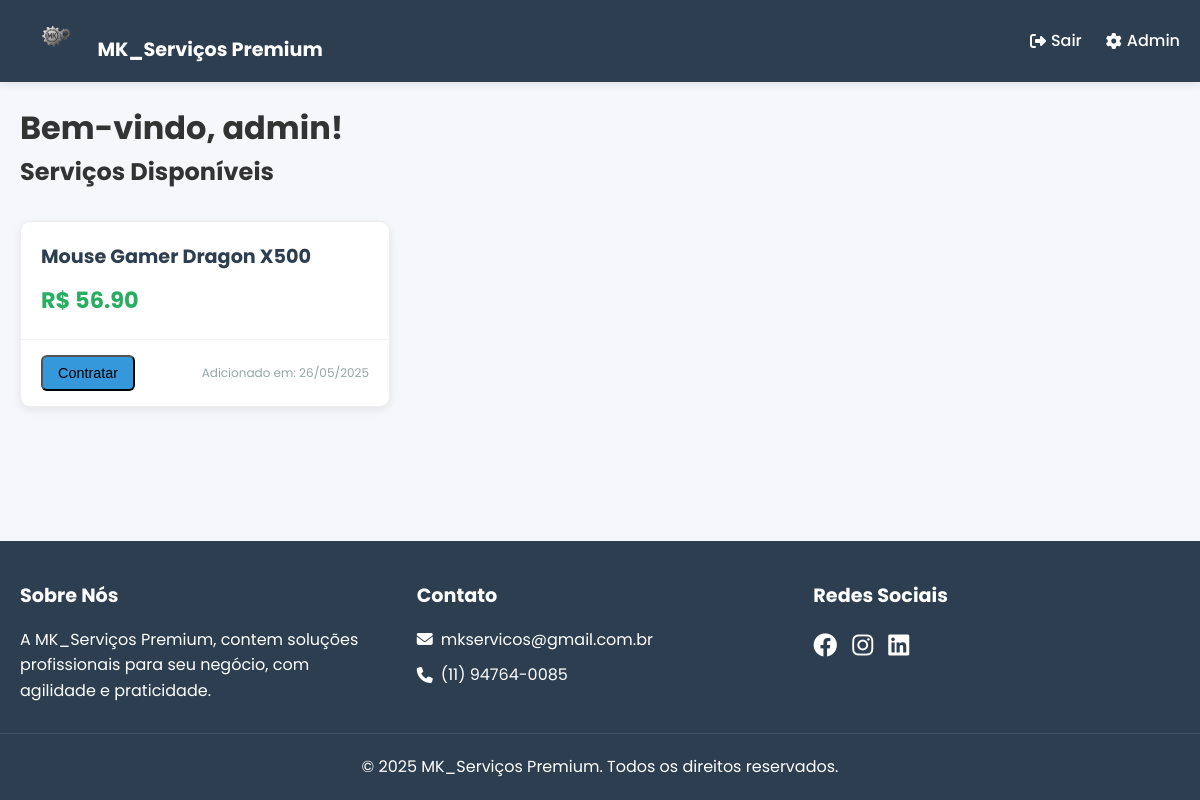
Page /user/dashboard (signed in) on the committed database.
### app.py (models this page shows)
class User(UserMixin, db.Model):
    id = db.Column(db.Integer, primary_key=True)
    username = db.Column(db.String(80), unique=True, nullable=False)
    email = db.Column(db.String(120), unique=True, nullable=False)
    password = db.Column(db.String(120), nullable=False)
    is_admin = db.Column(db.Boolean, default=False)
    can_view_products = db.Column(db.Boolean, default=True)
    reset_token = db.Column(db.String(100))
    reset_token_expires = db.Column(db.DateTime)

class Product(db.Model):
    id = db.Column(db.Integer, primary_key=True)
    name = db.Column(db.String(100), nullable=False)
    description = db.Column(db.Text, nullable=False)
    price = db.Column(db.Float, nullable=False)
    created_by = db.Column(db.Integer, db.ForeignKey('user.id'))
    created_at = db.Column(db.DateTime, default=datetime.utcnow)
    is_active = db.Column(db.Boolean, default=True)
    creator = db.relationship('User', backref='products', lazy=True)

### app.py (the view)
@app.route('/user/dashboard')
@login_required
def user_dashboard():
    if not current_user.can_view_products:
        flash('Você não tem permissão para visualizar produtos', 'danger')
        return redirect(url_for('index'))
    products = Product.query.filter_by(is_active=True).all()
    return render_template('user/dashboard.html', products=products)

### app.py (called while the page is built)
@login_manager.user_loader
def load_user(user_id):
    return User.query.get(int(user_id))

### templates/user/dashboard.html (shortened to what this page needs)
{% extends "base.html" %}
{% block content %}
<div class="user-dashboard">
    <h1>Bem-vindo, {% if current_user.is_authenticated %}{{ current_user.username }}{% endif %}!</h1>
    {% if not current_user.can_view_products %}
        <div class="alert alert-warning">
            Seu acesso para visualizar produtos está temporariamente desativado.
        </div>
    {% else %}
        <div class="products-list">
            <h2>Serviços Disponíveis</h2>
            <div class="products-grid">
                {% for product in products %}
                <div class="product-card">
                    <div class="product-header">
                        <h3>{{ product.name }}</h3>
                        <div class="product-price">R$ {{ "%.2f"|format(product.price) }}</div>
                    </div>
                    <div class="product-actions">
                        <button class="btn btn-contract">Contratar</button>
                        <span class="product-added">Adicionado em: {{ product.created_at.strftime('%d/%m/%Y') }}</span>
                    </div>
                </div>
                {% else %}
                <div class="no-products">
                    <p>Nenhum serviço disponível no momento.</p>
                </div>
                {% endfor %}
            </div>
        </div>
    {% endif %}
</div>
{% endblock %}

### static/css/style.css (style rules this page uses)
:root { --primary-color: #2c3e50; --secondary-color: #3498db; --success-color: #27ae60; --danger-color: #e74c3c; --warning-color: #f39c12; --light-color: #ecf0f1; --dark-color: #34495e; --text-color: #333; --text-light: #7f8c8d; --border-color: #ddd; --border-radius: 6px; --box-shadow: 0 5px 15px rgba(0, 0, 0, 0.1); }
* { margin: 0; padding: 0; box-sizing: border-box; }
body { font-family: 'Poppins', sans-serif; line-height: 1.6; color: var(--text-color); background-color: #f5f7fa; min-height: 100vh; display: flex; flex-direction: column; }
.btn { padding: 0.75rem 1.5rem; border-radius: var(--border-radius); font-weight: 500; transition: all 0.3s ease; cursor: pointer; text-align: center; display: inline-flex; align-items: center; justify-content: center; gap: 8px; }

### templates/user/dashboard.html (style rules this page uses)
.products-grid { display: grid; grid-template-columns: repeat(auto-fill, minmax(280px, 1fr)); gap: 25px; margin-top: 30px; }
.product-card { background: white; border-radius: 10px; box-shadow: 0 3px 10px rgba(0, 0, 0, 0.08); transition: all 0.3s ease; overflow: hidden; border: 1px solid #eee; }
.product-header { padding: 20px; border-bottom: 1px solid #f5f5f5; }
.product-card h3 { margin: 0 0 10px 0; color: #2c3e50; font-size: 1.2rem; }
.product-price { font-size: 1.4rem; font-weight: bold; color: #27ae60; transition: all 0.3s ease; }
.product-actions { padding: 15px 20px; display: flex; justify-content: space-between; align-items: center; }
.btn-contract { background-color: #3498db; padding: 8px 15px; font-size: 0.9rem; }
.product-added { font-size: 0.75rem; color: #95a5a6; }

### rows in the picture
User: username "admin"
Product: name "Mouse Gamer Dragon X500", price "56.90", created_at "26/05/2025"
